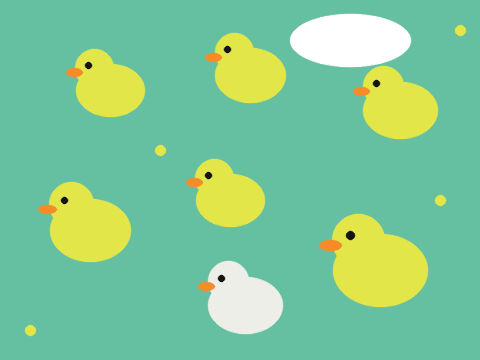
#> input picture files/lab5/sample_images/hiyoko.png, 480 x 360 px, found by its file name
$ python kadai1.py
#> lines starting #> are read from the running program, lines starting #| are printed output that depends on the picture; after the words box and inside, x2 and y2 are one past the last pixel; in counts of white or black regions, pixels touching at a corner belong together
import cv2
import numpy as np

img = cv2.imread("hiyoko.png")
#> img is the input picture: shape (360, 480, 3); mean B, G, R 151.2, 200, 128.2
hsv = cv2.cvtColor(img, cv2.COLOR_BGR2HSV)
#> hsv: shape (360, 480, 3); mean H, S, V 68.7, 122.8, 200.6

yellow = cv2.inRange(hsv, np.array([20, 100, 100]), np.array([35, 255, 255]))
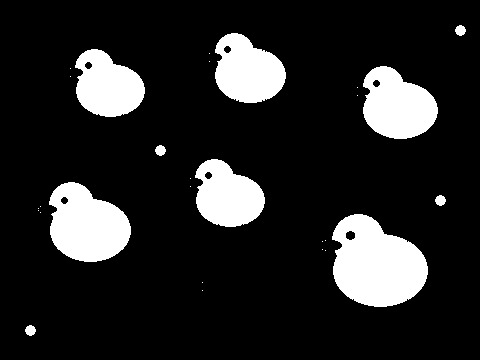
#> yellow: shape (360, 480); 14.9% white; 28 white regions (18 under 20 px), largest, box (x1, y1, x2, y2) and area: (332, 214, 428, 307) 6377, (49, 182, 131, 262) 4699, (363, 66, 438, 139) 3922
white = cv2.inRange(hsv, np.array([0, 0, 200]), np.array([179, 40, 245]))
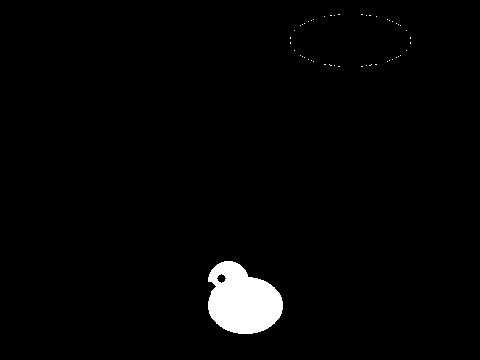
#> white: shape (360, 480); 2.3% white; 49 white regions (48 under 20 px), largest, box (x1, y1, x2, y2) and area: (208, 261, 283, 334) 3945
mask = cv2.bitwise_or(yellow, white)
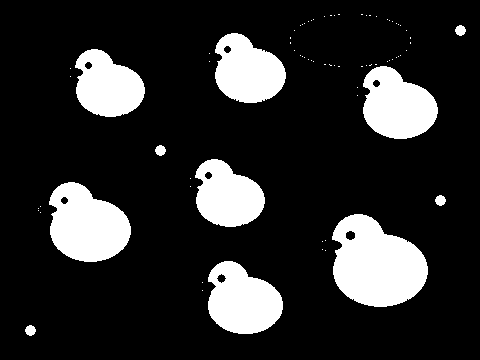
#> mask: shape (360, 480); 17.2% white; 77 white regions (66 under 20 px), largest, box (x1, y1, x2, y2) and area: (332, 214, 428, 307) 6377, (49, 182, 131, 262) 4699, (208, 261, 283, 334) 3945

kernel = np.ones((5, 5), np.uint8)
mask = cv2.morphologyEx(mask, cv2.MORPH_OPEN, kernel)
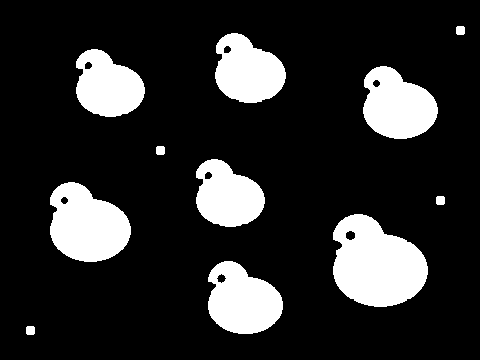
#> mask: shape (360, 480); 17.1% white; 11 white regions

contours, hierarchy = cv2.findContours(mask, cv2.RETR_EXTERNAL, cv2.CHAIN_APPROX_SIMPLE)
#> contours = 11 contours; largest, box (x1, y1, x2, y2) and area: (333, 214, 428, 307) 6291, (50, 182, 131, 262) 4608, (208, 261, 283, 334) 3880, (363, 66, 438, 139) 3844, (215, 33, 286, 103) 3485

count = 0
for c in contours:
    area = cv2.contourArea(c)
    if area > 3000:
        count = count + 1
        cv2.drawContours(img, [c], -1, (0, 0, 255), 3)
#> this loop made 11 passes
#> area on passes 1 to 11: 62, 3880.5, 6291, 62, 4608.5, 3293, 62, 3843.5, 3293, 3485, 62
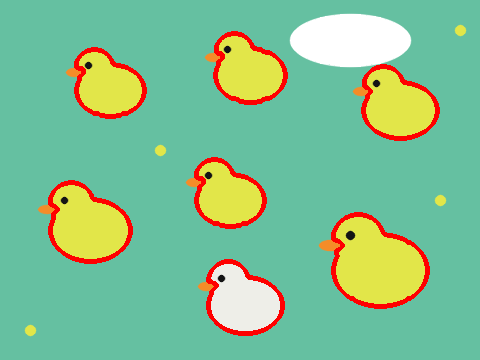
#> img: shape (360, 480, 3); 4.5% of pixels changed, all inside (x1, y1, x2, y2) = (48, 31, 440, 336)
#> after the loop, count = 7

print("ひよこの数:", count)
#| ひよこの数: 7
cv2.imwrite("kadai1_mask.png", mask)
cv2.imwrite("kadai1_result.png", img)
